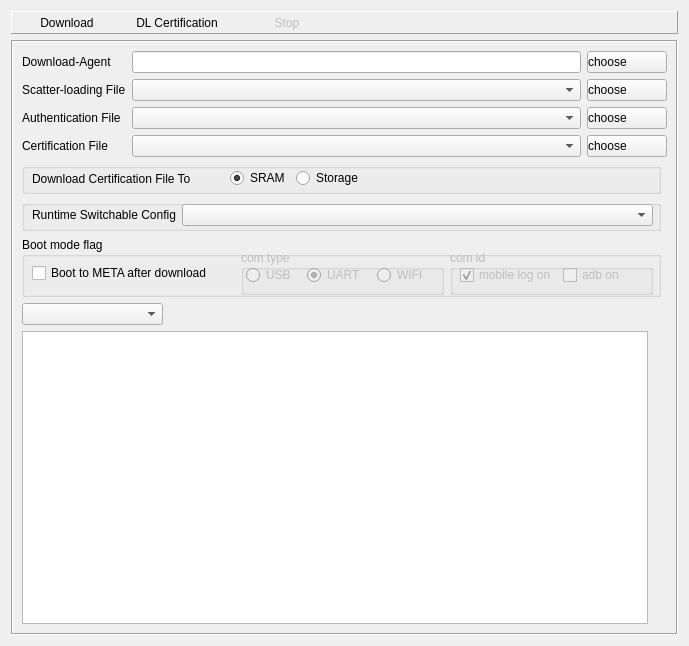
<?xml version="1.0" encoding="UTF-8"?>
<ui version="4.0">
 <class>DownloadWidget</class>
 <widget class="QWidget" name="DownloadWidget">
  <property name="geometry">
   <rect>
    <x>0</x>
    <y>0</y>
    <width>689</width>
    <height>646</height>
   </rect>
  </property>
  <property name="windowTitle">
   <string>Form</string>
  </property>
  <layout class="QGridLayout" name="gridLayout_2">
   <item row="0" column="0">
    <widget class="QFrame" name="frame_3">
     <property name="frameShape">
      <enum>QFrame::Panel</enum>
     </property>
     <property name="frameShadow">
      <enum>QFrame::Raised</enum>
     </property>
     <layout class="QGridLayout" name="gridLayout_3">
      <property name="margin">
       <number>0</number>
      </property>
      <property name="spacing">
       <number>0</number>
      </property>
      <item row="2" column="0">
       <widget class="QToolButton" name="pushButton_download">
        <property name="enabled">
         <bool>true</bool>
        </property>
        <property name="minimumSize">
         <size>
          <width>110</width>
          <height>0</height>
         </size>
        </property>
        <property name="toolTip">
         <string>Ctrl + D</string>
        </property>
        <property name="styleSheet">
         <string notr="true">border-width:2px;</string>
        </property>
        <property name="text">
         <string>Download</string>
        </property>
        <property name="icon">
         <iconset resource="../../icon.qrc">
          <normaloff>:/images/download.png</normaloff>:/images/download.png</iconset>
        </property>
        <property name="iconSize">
         <size>
          <width>24</width>
          <height>24</height>
         </size>
        </property>
        <property name="shortcut">
         <string/>
        </property>
        <property name="popupMode">
         <enum>QToolButton::DelayedPopup</enum>
        </property>
        <property name="toolButtonStyle">
         <enum>Qt::ToolButtonTextUnderIcon</enum>
        </property>
        <property name="autoRaise">
         <bool>true</bool>
        </property>
       </widget>
      </item>
      <item row="2" column="2">
       <widget class="QToolButton" name="pushButton_stop">
        <property name="enabled">
         <bool>false</bool>
        </property>
        <property name="minimumSize">
         <size>
          <width>110</width>
          <height>0</height>
         </size>
        </property>
        <property name="toolTip">
         <string>F10</string>
        </property>
        <property name="text">
         <string>Stop</string>
        </property>
        <property name="icon">
         <iconset resource="../../icon.qrc">
          <normaloff>:/images/stop.png</normaloff>:/images/stop.png</iconset>
        </property>
        <property name="iconSize">
         <size>
          <width>24</width>
          <height>24</height>
         </size>
        </property>
        <property name="toolButtonStyle">
         <enum>Qt::ToolButtonTextUnderIcon</enum>
        </property>
        <property name="autoRaise">
         <bool>true</bool>
        </property>
       </widget>
      </item>
      <item row="2" column="3">
       <spacer name="horizontalSpacer">
        <property name="orientation">
         <enum>Qt::Horizontal</enum>
        </property>
        <property name="sizeHint" stdset="0">
         <size>
          <width>40</width>
          <height>20</height>
         </size>
        </property>
       </spacer>
      </item>
      <item row="2" column="1">
       <widget class="QToolButton" name="toolButton_Certification">
        <property name="sizePolicy">
         <sizepolicy hsizetype="Fixed" vsizetype="Fixed">
          <horstretch>0</horstretch>
          <verstretch>0</verstretch>
         </sizepolicy>
        </property>
        <property name="minimumSize">
         <size>
          <width>110</width>
          <height>0</height>
         </size>
        </property>
        <property name="text">
         <string>DL Certification</string>
        </property>
        <property name="icon">
         <iconset resource="../../icon.qrc">
          <normaloff>:/images/start.png</normaloff>:/images/start.png</iconset>
        </property>
        <property name="iconSize">
         <size>
          <width>24</width>
          <height>24</height>
         </size>
        </property>
        <property name="shortcut">
         <string>Ctrl+S</string>
        </property>
        <property name="toolButtonStyle">
         <enum>Qt::ToolButtonTextUnderIcon</enum>
        </property>
        <property name="autoRaise">
         <bool>true</bool>
        </property>
       </widget>
      </item>
     </layout>
    </widget>
   </item>
   <item row="1" column="0">
    <widget class="QFrame" name="FileLoadFrame">
     <property name="enabled">
      <bool>true</bool>
     </property>
     <property name="frameShape">
      <enum>QFrame::Box</enum>
     </property>
     <property name="frameShadow">
      <enum>QFrame::Sunken</enum>
     </property>
     <layout class="QGridLayout" name="gridLayout">
      <item row="0" column="0" colspan="3">
       <layout class="QHBoxLayout" name="horizontalLayout">
        <item>
         <layout class="QVBoxLayout" name="verticalLayout_3">
          <item>
           <widget class="QLabel" name="label_downloadAgent">
            <property name="text">
             <string>Download-Agent    </string>
            </property>
           </widget>
          </item>
          <item>
           <widget class="QLabel" name="label_scatterLoading">
            <property name="text">
             <string>Scatter-loading File</string>
            </property>
           </widget>
          </item>
          <item>
           <widget class="QLabel" name="label_authFile">
            <property name="toolTip">
             <string>Only used for security download</string>
            </property>
            <property name="text">
             <string>Authentication File</string>
            </property>
           </widget>
          </item>
          <item>
           <widget class="QLabel" name="label_certFile">
            <property name="text">
             <string>Certification File</string>
            </property>
           </widget>
          </item>
         </layout>
        </item>
        <item>
         <layout class="QVBoxLayout" name="verticalLayout_2">
          <item>
           <widget class="QLineEdit" name="lineEdit_agentFilePath">
            <property name="enabled">
             <bool>true</bool>
            </property>
            <property name="acceptDrops">
             <bool>false</bool>
            </property>
            <property name="styleSheet">
             <string notr="true"/>
            </property>
            <property name="text">
             <string/>
            </property>
            <property name="readOnly">
             <bool>true</bool>
            </property>
           </widget>
          </item>
          <item>
           <widget class="QComboBox" name="comboBox_scatterFilePath">
            <property name="acceptDrops">
             <bool>false</bool>
            </property>
            <property name="editable">
             <bool>false</bool>
            </property>
            <property name="maxCount">
             <number>10</number>
            </property>
            <property name="insertPolicy">
             <enum>QComboBox::InsertAtTop</enum>
            </property>
           </widget>
          </item>
          <item>
           <widget class="QComboBox" name="comboBox_authFilePath">
            <property name="acceptDrops">
             <bool>false</bool>
            </property>
            <property name="whatsThis">
             <string>Optional: Only used for security download</string>
            </property>
            <property name="editable">
             <bool>false</bool>
            </property>
            <property name="maxCount">
             <number>10</number>
            </property>
            <property name="insertPolicy">
             <enum>QComboBox::InsertAtTop</enum>
            </property>
           </widget>
          </item>
          <item>
           <widget class="QComboBox" name="comboBox_certFilePath">
            <property name="maxCount">
             <number>10</number>
            </property>
            <property name="insertPolicy">
             <enum>QComboBox::InsertAtTop</enum>
            </property>
           </widget>
          </item>
         </layout>
        </item>
        <item>
         <layout class="QVBoxLayout" name="verticalLayout">
          <item>
           <widget class="QPushButton" name="pushButton_downloadAgent">
            <property name="styleSheet">
             <string notr="true">QPushButton {
    text-align:left;
}
</string>
            </property>
            <property name="text">
             <string>choose</string>
            </property>
            <property name="icon">
             <iconset resource="../../icon.qrc">
              <normaloff>:/images/folder.png</normaloff>:/images/folder.png</iconset>
            </property>
            <property name="iconSize">
             <size>
              <width>20</width>
              <height>20</height>
             </size>
            </property>
           </widget>
          </item>
          <item>
           <widget class="QPushButton" name="pushButton_scatterLoading">
            <property name="styleSheet">
             <string notr="true">QPushButton {
    text-align:left;
}
</string>
            </property>
            <property name="text">
             <string>choose</string>
            </property>
            <property name="icon">
             <iconset resource="../../icon.qrc">
              <normaloff>:/images/folder.png</normaloff>:/images/folder.png</iconset>
            </property>
            <property name="iconSize">
             <size>
              <width>20</width>
              <height>20</height>
             </size>
            </property>
           </widget>
          </item>
          <item>
           <widget class="QPushButton" name="pushButton_authFile">
            <property name="styleSheet">
             <string notr="true">QPushButton {
    text-align:left;
}</string>
            </property>
            <property name="text">
             <string>choose</string>
            </property>
            <property name="icon">
             <iconset resource="../../icon.qrc">
              <normaloff>:/images/folder.png</normaloff>:/images/folder.png</iconset>
            </property>
            <property name="iconSize">
             <size>
              <width>20</width>
              <height>20</height>
             </size>
            </property>
           </widget>
          </item>
          <item>
           <widget class="QPushButton" name="pushButton_CertFile">
            <property name="enabled">
             <bool>true</bool>
            </property>
            <property name="layoutDirection">
             <enum>Qt::LeftToRight</enum>
            </property>
            <property name="autoFillBackground">
             <bool>false</bool>
            </property>
            <property name="styleSheet">
             <string notr="true">QPushButton {
    text-align:left;
}
</string>
            </property>
            <property name="text">
             <string>choose</string>
            </property>
            <property name="icon">
             <iconset resource="../../icon.qrc">
              <normaloff>:/images/folder.png</normaloff>:/images/folder.png</iconset>
            </property>
            <property name="iconSize">
             <size>
              <width>20</width>
              <height>20</height>
             </size>
            </property>
            <property name="autoExclusive">
             <bool>false</bool>
            </property>
           </widget>
          </item>
         </layout>
        </item>
       </layout>
      </item>
      <item row="5" column="0">
       <layout class="QHBoxLayout" name="horizontalLayout_2">
        <item>
         <widget class="QComboBox" name="comboBox_Scene">
          <property name="minimumSize">
           <size>
            <width>141</width>
            <height>0</height>
           </size>
          </property>
          <property name="styleSheet">
           <string notr="true"></string>
          </property>
          <property name="currentIndex">
           <number>-1</number>
          </property>
         </widget>
        </item>
        <item>
         <spacer name="horizontalSpacer_2">
          <property name="orientation">
           <enum>Qt::Horizontal</enum>
          </property>
          <property name="sizeHint" stdset="0">
           <size>
            <width>218</width>
            <height>20</height>
           </size>
          </property>
         </spacer>
        </item>
       </layout>
      </item>
      <item row="5" column="1">
       <widget class="QLabel" name="label">
        <property name="text">
         <string/>
        </property>
       </widget>
      </item>
      <item row="6" column="0">
       <widget class="QTableWidget" name="tableWidget">
        <property name="acceptDrops">
         <bool>true</bool>
        </property>
        <property name="autoFillBackground">
         <bool>false</bool>
        </property>
        <property name="frameShape">
         <enum>QFrame::StyledPanel</enum>
        </property>
        <property name="frameShadow">
         <enum>QFrame::Sunken</enum>
        </property>
        <property name="lineWidth">
         <number>2</number>
        </property>
        <property name="midLineWidth">
         <number>1</number>
        </property>
        <property name="editTriggers">
         <set>QAbstractItemView::NoEditTriggers</set>
        </property>
        <property name="showDropIndicator" stdset="0">
         <bool>true</bool>
        </property>
        <property name="alternatingRowColors">
         <bool>true</bool>
        </property>
        <property name="selectionMode">
         <enum>QAbstractItemView::NoSelection</enum>
        </property>
        <property name="wordWrap">
         <bool>false</bool>
        </property>
        <property name="cornerButtonEnabled">
         <bool>false</bool>
        </property>
        <property name="rowCount">
         <number>0</number>
        </property>
        <property name="columnCount">
         <number>6</number>
        </property>
        <attribute name="horizontalHeaderVisible">
         <bool>false</bool>
        </attribute>
        <attribute name="horizontalHeaderCascadingSectionResizes">
         <bool>true</bool>
        </attribute>
        <attribute name="horizontalHeaderHighlightSections">
         <bool>true</bool>
        </attribute>
        <attribute name="horizontalHeaderMinimumSectionSize">
         <number>15</number>
        </attribute>
        <attribute name="horizontalHeaderShowSortIndicator" stdset="0">
         <bool>false</bool>
        </attribute>
        <attribute name="horizontalHeaderStretchLastSection">
         <bool>true</bool>
        </attribute>
        <attribute name="verticalHeaderVisible">
         <bool>false</bool>
        </attribute>
        <attribute name="verticalHeaderDefaultSectionSize">
         <number>23</number>
        </attribute>
        <attribute name="verticalHeaderHighlightSections">
         <bool>false</bool>
        </attribute>
        <attribute name="verticalHeaderMinimumSectionSize">
         <number>34</number>
        </attribute>
        <attribute name="verticalHeaderShowSortIndicator" stdset="0">
         <bool>false</bool>
        </attribute>
        <column>
         <property name="text">
          <string/>
         </property>
        </column>
        <column>
         <property name="text">
          <string>Name</string>
         </property>
        </column>
        <column>
         <property name="text">
          <string>Begin Address</string>
         </property>
        </column>
        <column>
         <property name="text">
          <string>End Address</string>
         </property>
        </column>
        <column>
         <property name="text">
          <string>Region</string>
         </property>
        </column>
        <column>
         <property name="text">
          <string>Location</string>
         </property>
        </column>
       </widget>
      </item>
      <item row="2" column="0" colspan="2">
       <widget class="QGroupBox" name="groupBox_rsc">
        <property name="minimumSize">
         <size>
          <width>0</width>
          <height>30</height>
         </size>
        </property>
        <property name="title">
         <string/>
        </property>
        <widget class="QWidget" name="layoutWidget">
         <property name="geometry">
          <rect>
           <x>10</x>
           <y>0</y>
           <width>621</width>
           <height>31</height>
          </rect>
         </property>
         <layout class="QHBoxLayout" name="horizontalLayout_6">
          <property name="sizeConstraint">
           <enum>QLayout::SetDefaultConstraint</enum>
          </property>
          <item>
           <widget class="QLabel" name="label_2">
            <property name="sizePolicy">
             <sizepolicy hsizetype="Fixed" vsizetype="Fixed">
              <horstretch>0</horstretch>
              <verstretch>0</verstretch>
             </sizepolicy>
            </property>
            <property name="minimumSize">
             <size>
              <width>92</width>
              <height>0</height>
             </size>
            </property>
            <property name="text">
             <string>Runtime Switchable Config</string>
            </property>
           </widget>
          </item>
          <item>
           <widget class="QComboBox" name="comboBox_rsc">
            <property name="sizePolicy">
             <sizepolicy hsizetype="Expanding" vsizetype="Fixed">
              <horstretch>0</horstretch>
              <verstretch>0</verstretch>
             </sizepolicy>
            </property>
            <property name="minimumSize">
             <size>
              <width>0</width>
              <height>0</height>
             </size>
            </property>
           </widget>
          </item>
         </layout>
        </widget>
       </widget>
      </item>
      <item row="1" column="0" colspan="2">
       <widget class="QGroupBox" name="groupBox_download_cert_to">
        <property name="minimumSize">
         <size>
          <width>0</width>
          <height>30</height>
         </size>
        </property>
        <property name="title">
         <string/>
        </property>
        <widget class="QWidget" name="horizontalLayoutWidget_4">
         <property name="geometry">
          <rect>
           <x>10</x>
           <y>0</y>
           <width>631</width>
           <height>31</height>
          </rect>
         </property>
         <layout class="QHBoxLayout" name="horizontalLayout_7">
          <property name="sizeConstraint">
           <enum>QLayout::SetDefaultConstraint</enum>
          </property>
          <item>
           <widget class="QLabel" name="label_3">
            <property name="text">
             <string>Download Certification File To          </string>
            </property>
           </widget>
          </item>
          <item>
           <widget class="QRadioButton" name="radioButton_cert_dl_to_sram">
            <property name="text">
             <string>SRAM</string>
            </property>
            <property name="checked">
             <bool>true</bool>
            </property>
           </widget>
          </item>
          <item>
           <widget class="QRadioButton" name="radioButton_cert_dl_to_storage">
            <property name="text">
             <string>Storage</string>
            </property>
            <property name="checked">
             <bool>false</bool>
            </property>
           </widget>
          </item>
          <item>
           <spacer name="horizontalSpacer_5">
            <property name="orientation">
             <enum>Qt::Horizontal</enum>
            </property>
            <property name="sizeHint" stdset="0">
             <size>
              <width>40</width>
              <height>20</height>
             </size>
            </property>
           </spacer>
          </item>
         </layout>
        </widget>
       </widget>
      </item>
      <item row="3" column="0" colspan="2">
       <widget class="QGroupBox" name="groupBox_boot_mode_flag">
        <property name="sizePolicy">
         <sizepolicy hsizetype="Expanding" vsizetype="Expanding">
          <horstretch>0</horstretch>
          <verstretch>0</verstretch>
         </sizepolicy>
        </property>
        <property name="maximumSize">
         <size>
          <width>16777215</width>
          <height>60</height>
         </size>
        </property>
        <property name="title">
         <string>Boot mode flag</string>
        </property>
        <widget class="QWidget" name="horizontalLayoutWidget">
         <property name="geometry">
          <rect>
           <x>0</x>
           <y>10</y>
           <width>631</width>
           <height>52</height>
          </rect>
         </property>
         <layout class="QHBoxLayout" name="horizontalLayout_3">
          <item>
           <spacer name="horizontalSpacer_3">
            <property name="orientation">
             <enum>Qt::Horizontal</enum>
            </property>
            <property name="sizeType">
             <enum>QSizePolicy::Fixed</enum>
            </property>
            <property name="sizeHint" stdset="0">
             <size>
              <width>10</width>
              <height>20</height>
             </size>
            </property>
           </spacer>
          </item>
          <item>
           <widget class="QCheckBox" name="checkbox_set_boot_mode_to_meta">
            <property name="sizePolicy">
             <sizepolicy hsizetype="Preferred" vsizetype="Preferred">
              <horstretch>0</horstretch>
              <verstretch>0</verstretch>
             </sizepolicy>
            </property>
            <property name="baseSize">
             <size>
              <width>0</width>
              <height>0</height>
             </size>
            </property>
            <property name="text">
             <string>Boot to META after download</string>
            </property>
           </widget>
          </item>
          <item>
           <widget class="QGroupBox" name="groupBox_com_type">
            <property name="enabled">
             <bool>false</bool>
            </property>
            <property name="sizePolicy">
             <sizepolicy hsizetype="Preferred" vsizetype="Fixed">
              <horstretch>0</horstretch>
              <verstretch>0</verstretch>
             </sizepolicy>
            </property>
            <property name="minimumSize">
             <size>
              <width>0</width>
              <height>45</height>
             </size>
            </property>
            <property name="title">
             <string>com type</string>
            </property>
            <property name="checkable">
             <bool>false</bool>
            </property>
            <widget class="QWidget" name="horizontalLayoutWidget_2">
             <property name="geometry">
              <rect>
               <x>0</x>
               <y>10</y>
               <width>191</width>
               <height>31</height>
              </rect>
             </property>
             <layout class="QHBoxLayout" name="horizontalLayout_4">
              <item>
               <widget class="QRadioButton" name="com_type_usb">
                <property name="sizePolicy">
                 <sizepolicy hsizetype="Fixed" vsizetype="Fixed">
                  <horstretch>0</horstretch>
                  <verstretch>0</verstretch>
                 </sizepolicy>
                </property>
                <property name="minimumSize">
                 <size>
                  <width>10</width>
                  <height>0</height>
                 </size>
                </property>
                <property name="maximumSize">
                 <size>
                  <width>16777215</width>
                  <height>16777215</height>
                 </size>
                </property>
                <property name="text">
                 <string>USB</string>
                </property>
                <property name="checked">
                 <bool>false</bool>
                </property>
               </widget>
              </item>
              <item>
               <widget class="QRadioButton" name="com_type_uart">
                <property name="sizePolicy">
                 <sizepolicy hsizetype="Fixed" vsizetype="Fixed">
                  <horstretch>0</horstretch>
                  <verstretch>0</verstretch>
                 </sizepolicy>
                </property>
                <property name="minimumSize">
                 <size>
                  <width>10</width>
                  <height>0</height>
                 </size>
                </property>
                <property name="maximumSize">
                 <size>
                  <width>16777215</width>
                  <height>16777215</height>
                 </size>
                </property>
                <property name="text">
                 <string>UART</string>
                </property>
                <property name="checked">
                 <bool>true</bool>
                </property>
               </widget>
              </item>
              <item>
               <widget class="QRadioButton" name="com_type_wifi">
                <property name="sizePolicy">
                 <sizepolicy hsizetype="Fixed" vsizetype="Fixed">
                  <horstretch>0</horstretch>
                  <verstretch>0</verstretch>
                 </sizepolicy>
                </property>
                <property name="minimumSize">
                 <size>
                  <width>10</width>
                  <height>0</height>
                 </size>
                </property>
                <property name="maximumSize">
                 <size>
                  <width>50</width>
                  <height>16777215</height>
                 </size>
                </property>
                <property name="text">
                 <string>WIFI</string>
                </property>
               </widget>
              </item>
             </layout>
            </widget>
           </widget>
          </item>
          <item>
           <widget class="QGroupBox" name="groupBox_com_id">
            <property name="enabled">
             <bool>false</bool>
            </property>
            <property name="sizePolicy">
             <sizepolicy hsizetype="Preferred" vsizetype="Fixed">
              <horstretch>0</horstretch>
              <verstretch>0</verstretch>
             </sizepolicy>
            </property>
            <property name="minimumSize">
             <size>
              <width>0</width>
              <height>45</height>
             </size>
            </property>
            <property name="title">
             <string>com id</string>
            </property>
            <widget class="QWidget" name="horizontalLayoutWidget_3">
             <property name="geometry">
              <rect>
               <x>0</x>
               <y>10</y>
               <width>194</width>
               <height>31</height>
              </rect>
             </property>
             <layout class="QHBoxLayout" name="horizontalLayout_5">
              <item>
               <spacer name="horizontalSpacer_4">
                <property name="orientation">
                 <enum>Qt::Horizontal</enum>
                </property>
                <property name="sizeType">
                 <enum>QSizePolicy::Fixed</enum>
                </property>
                <property name="sizeHint" stdset="0">
                 <size>
                  <width>10</width>
                  <height>20</height>
                 </size>
                </property>
               </spacer>
              </item>
              <item>
               <widget class="QCheckBox" name="checkbox_mobile_log_on">
                <property name="sizePolicy">
                 <sizepolicy hsizetype="Preferred" vsizetype="Fixed">
                  <horstretch>0</horstretch>
                  <verstretch>0</verstretch>
                 </sizepolicy>
                </property>
                <property name="minimumSize">
                 <size>
                  <width>80</width>
                  <height>0</height>
                 </size>
                </property>
                <property name="text">
                 <string>mobile log on</string>
                </property>
                <property name="checked">
                 <bool>true</bool>
                </property>
               </widget>
              </item>
              <item>
               <widget class="QCheckBox" name="checkbox_adb_on">
                <property name="sizePolicy">
                 <sizepolicy hsizetype="Preferred" vsizetype="Fixed">
                  <horstretch>0</horstretch>
                  <verstretch>0</verstretch>
                 </sizepolicy>
                </property>
                <property name="text">
                 <string>adb on</string>
                </property>
               </widget>
              </item>
             </layout>
            </widget>
           </widget>
          </item>
         </layout>
        </widget>
       </widget>
      </item>
     </layout>
    </widget>
   </item>
  </layout>
 </widget>
 <resources>
  <include location="../../icon.qrc"/>
 </resources>
 <connections/>
</ui>
